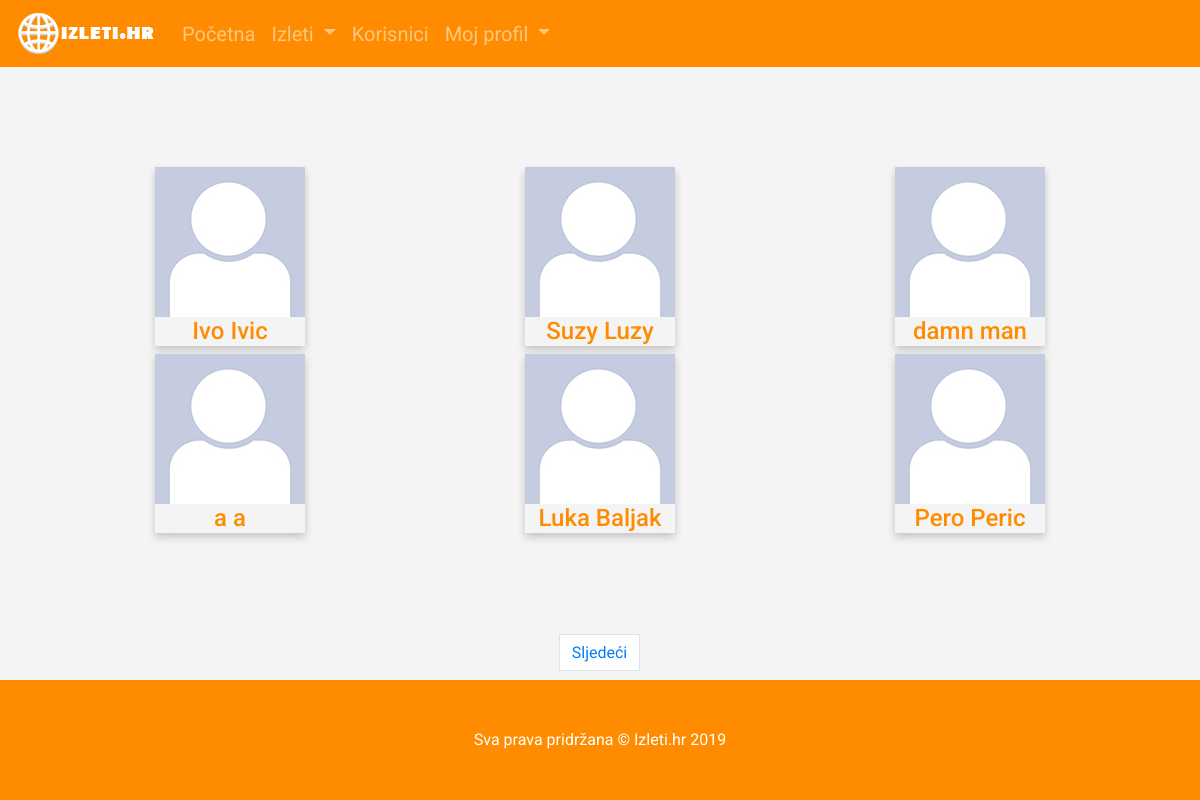
Before: /svi_korisnici (signed in) with the older database file.
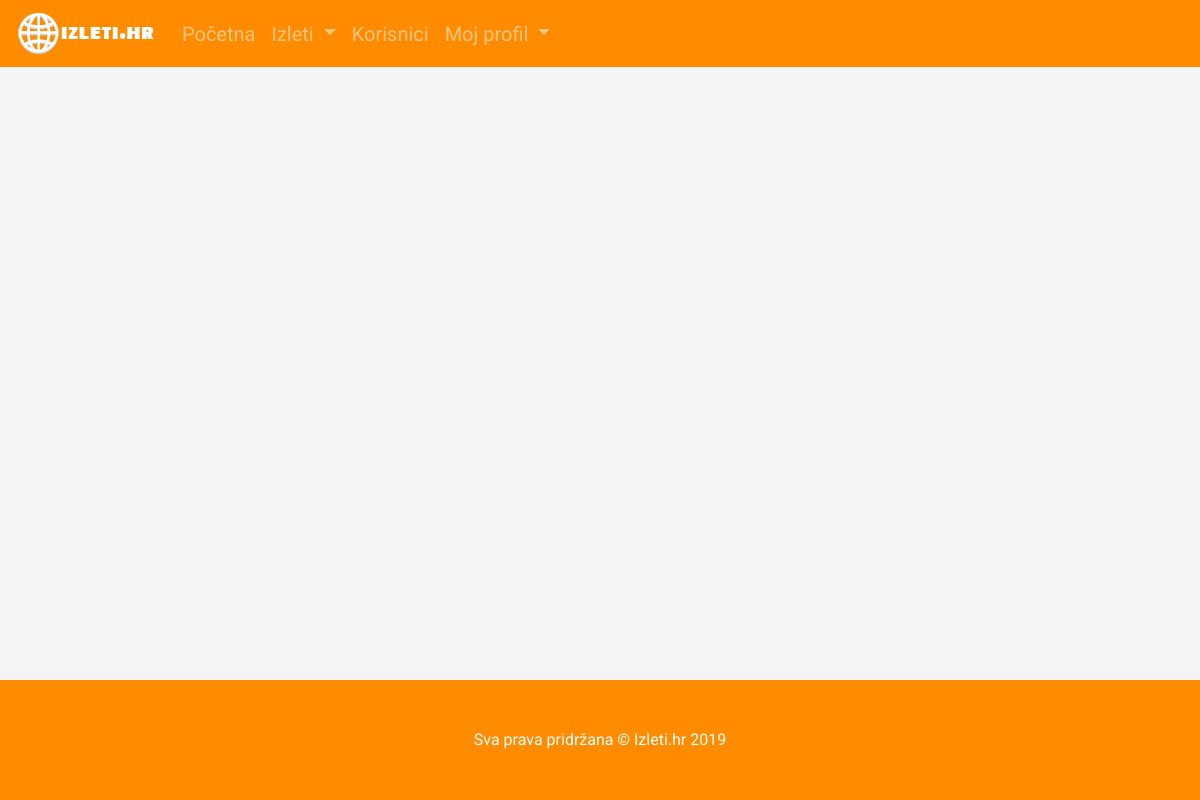
After: the same page with the newer database file.
### app/models.py (models this page shows, shortened)
class User(UserMixin, db.Model):
    id=db.Column(db.Integer,primary_key=True)
    username=db.Column(db.String(64), index=True, unique=True)
    email=db.Column(db.String(120), index=True, unique=True)
    password_hash=db.Column(db.String(128))
    ime=db.Column(db.String(50))
    prezime=db.Column(db.String(64))
    datum_rodjenja=db.Column(db.Date, nullable=True)
    broj_telefona=db.Column(db.String(20), nullable=True)
    o_meni=db.Column(db.String(400), nullable=True)
    profilna_slika=db.Column(db.String(300), default='korisnik.jpg')
    izleti = db.relationship('Izlet', backref='creator', lazy='dynamic')
    befriended=db.relationship(
        'User',secondary=friends,
        primaryjoin=(friends.c.befriender_id==id),
        secondaryjoin=(friends.c.befriended_id==id),
        backref=db.backref('friends',lazy='dynamic'),lazy='dynamic')

### app/routes.py (the view)
@app.route('/svi_korisnici')
@login_required
def svi_korisnici():
    page = request.args.get('page', 1, type=int)
    korisnici=User.query.filter(User.id!=current_user.id).paginate(page, app.config['POSTS_PER_PAGE'], False)
    next_url = url_for('svi_korisnici', page=korisnici.next_num) if korisnici.has_next else None
    prev_url = url_for('svi_korisnici', page=korisnici.prev_num) if korisnici.has_prev else None
    return render_template('svi_korisnici.html', title='Korisnici',korisnici=korisnici.items,next_url=next_url,prev_url=prev_url)

### app/models.py (called while the page is built)
@login.user_loader
def load_user(id):
    return User.query.get(int(id))

### app/templates/svi_korisnici.html (shortened to what this page needs)
{% extends "base.html" %}
{% block content %}
<section class="features">
<div class="container">
<div class="container">
<div class="row">
		{% for korisnik in korisnici %}
		<div class="col-sm-4">
			<div class="korisnik">
			<a href="{{ url_for('user', username=korisnik.username) }}">
				{% if korisnik.profilna_slika %}
    			<img src="{{ url_for('static', filename='img/' + korisnik.profilna_slika) }}" class="img-fluid" >
    			{% else %}
    			<img src="{{ url_for('static', filename='img/korisnik.jpg') }}" class="img-fluid">
    			{% endif %}
			</a>
			  <h4>{{korisnik.ime}} {{korisnik.prezime}}</h4>
			</div>
			</div>
		{% endfor %}
	</div>
	</div>
</div>
</section>
<div class="container text-center" >
  <ul class="pagination ">
	{% if next_url %}
    <a style="display: inline;"class="page-link" href="{{ next_url }}">Sljedeći</a>
    {% endif %}
  </ul>
</div>
<footer class="fixed-bottom py-5 bg-dark ">
    <div class="container">
      <p class="m-0 text-center text-white">Sva prava pridržana  &copy; Izleti.hr 2019</p>
    </div>
 </footer>
 {% endblock %}

Changed rows visible on the page:
removed User: ime "Ivo", prezime "Ivic"
removed User: ime "Suzy", prezime "Luzy"
removed User: ime "damn", prezime "man"
removed User: ime "a", prezime "a"
removed User: ime "Luka", prezime "Baljak"
removed User: ime "Pero", prezime "Peric"
Other visible differences:
text no longer shown: "Sljedeći"
